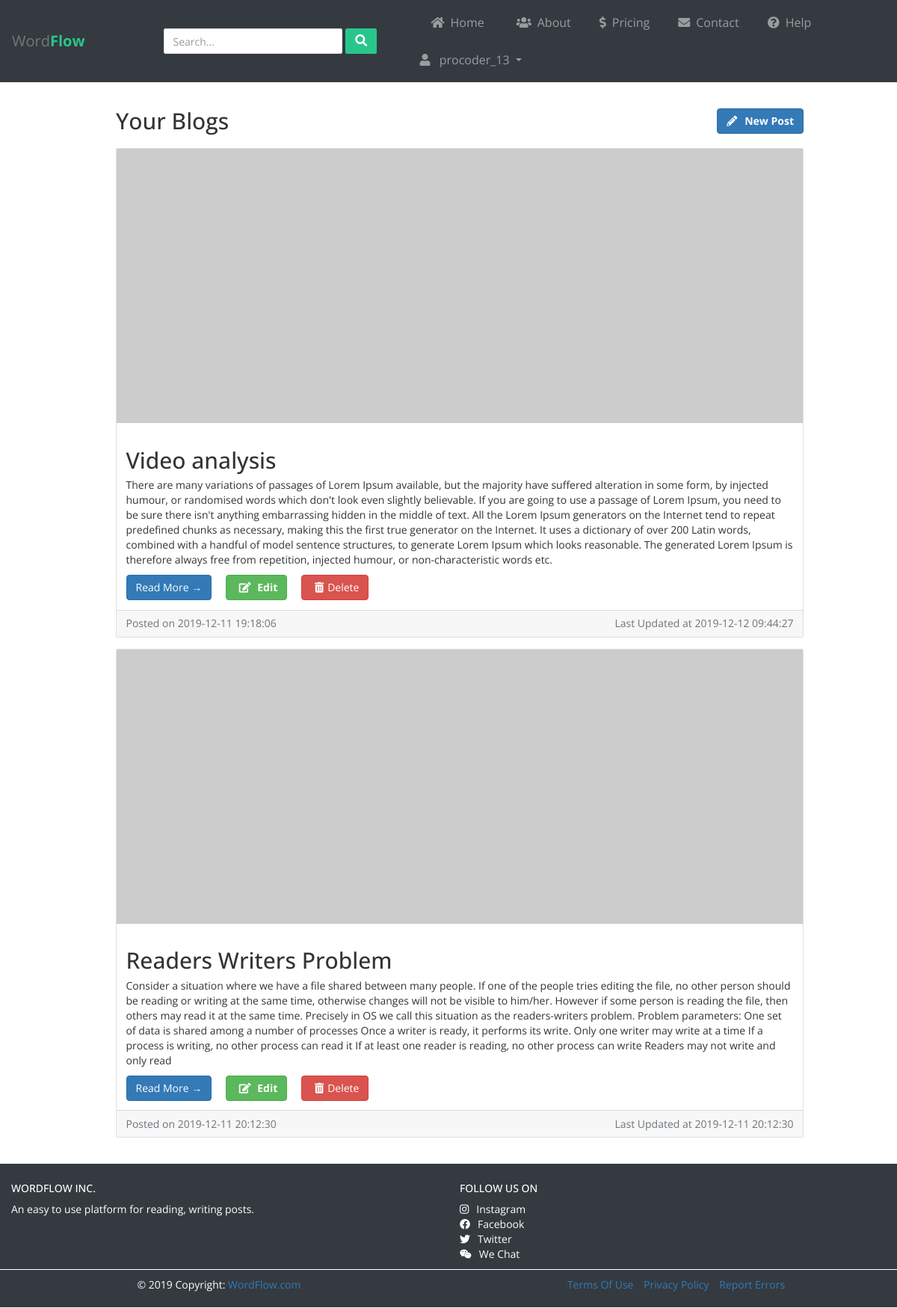
Page /procoder_13/blogs (signed in) on the committed database.
### app.py (models this page shows)
class Post(db.Model):
	pid = db.Column(db.Integer, primary_key=True)
	title= db.Column(db.String(80), nullable=False)
	author = db.Column(db.String(40), nullable=False)
	content = db.Column(db.String(100), nullable=False)
	created_on = db.Column(db.DateTime, nullable=False)
	last_updated = db.Column(db.DateTime, nullable=False)
	tags = db.Column(db.String(50), nullable=False)

### app.py (the view)
@app.route('/<user>/blogs')
@is_logged_in
def userBlogs(user):
	posts = Post.query.filter_by(author=user).all()
	for post in posts:
		post.created_on= str(post.created_on).split('.')[0]
		post.last_updated=str(post.last_updated).split('.')[0]
	return render_template('post.html', username=session["username"], logged_in=True, post=posts, userBlog=True)

### app.py (called while the page is built)
def is_logged_in(f):
	@wraps(f)
	def wrap(*args, **kwargs):
		if 'logged_in' in session:
			return f(*args, **kwargs)
		else:
			flash('Unauthorized, Please Login !', category='danger')
			return redirect(url_for('home'))
	return wrap

### templates/post.html (shortened to what this page needs)
{% extends "layout.html" %}
{% block content %}
<div class="container">
	<div class="row justify-content-between">
      <div class="col-md-10">
        {% if userBlog %}
            {% if post|length > 0 %}
          	<div class="row mb-2">
    	      	<div class="col-md-8">
        	        <h2 class="my-4">Your Blogs</h2>
    	        </div>
    			<div class="col-md-4">
    				<a href="/{{username}}/new/" class="btn btn-primary py-auto mt-4 pull-right"><span class="pr-3"><i class="fas fa-pencil-alt"></i></span><b>New Post</b></a>
    			</div>
    		</div>
            {% endif %}
        {% endif %}
        {% if userBlog %}
            {% for p in post %}
                <div class="card mb-4">
                    <img class="card-img-top" src="http://placehold.it/750x300" alt="Card image cap">
                    <div class="card-body">
                        <h2 class="card-title">{{p.title}}</h2>
                        <p class="card-text">{{p.content}}</p>
                        <a href="/{{username}}/view/{{p.pid}}" class="btn btn-primary">Read More &rarr;</a>
                        <a href="/{{username}}/edit/{{p.pid}}" class="btn btn-success mx-4"><span class="px-2"><i class="fas fa-edit"></i></span> <b>Edit</b></a>
                        <a href="/delete/{{p.pid}}" class="btn btn-danger"><span class="px-2"><i class="fas fa-trash-alt"></i></span>Delete</a>
                    </div>
                    <div class="card-footer text-muted">
                        <div class="row">
                            <div class="col-md-6">
                                Posted on {{p.created_on}}
                            </div>
                            <div class="col-md-6 text-right">
                                Last Updated at {{p.last_updated}}
                            </div>
                        </div>
                    </div>
                </div>
            {% endfor %}
        {% endif %}
      </div>
  </div>
</div>
{% endblock %}

### static/stylesheets/layout.css (style rules this page uses)
body { margin: 0; padding: 0; box-sizing: border-box; font-family: 'Open Sans', sans-serif; overflow-x: hidden; }

### rows in the picture
Post: title "Video analysis", content "There are many variations of passages of Lorem Ipsum available, but the majority have suffered alteration in some form, by injected humour, or randomised words which don't look even slightly believable. If you are going to use a passage of Lorem Ipsum, you need to be sure there isn't anything embarrassing hidden in the middle of text. All the Lorem Ipsum generators on the Internet tend to repeat predefined chunks as necessary, making this the first true generator on the Internet. It uses a dictionary of over 200 Latin words, combined with a handful of model sentence structures, to generate Lorem Ipsum which looks reasonable. The generated Lorem Ipsum is therefore always free from…", created_on "2019-12-11 19:18:06", last_updated "2019-12-12 09:44:27"
Post: title "Readers Writers Problem", content "Consider a situation where we have a file shared between many people. If one of the people tries editing the file, no other person should be reading or writing at the same time, otherwise changes will not be visible to him/her. However if some person is reading the file, then others may read it at the same time. Precisely in OS we call this situation as the readers-writers problem. Problem parameters: One set of data is shared among a number of processes Once a writer is ready, it performs its write. Only one writer may write at a time If a process is writing, no other process can read it If at least one reader is reading, no other process can write Readers may not write and only read", created_on "2019-12-11 20:12:30", last_updated "2019-12-11 20:12:30"

### other values in the picture
{{ username }} "procoder_13"
